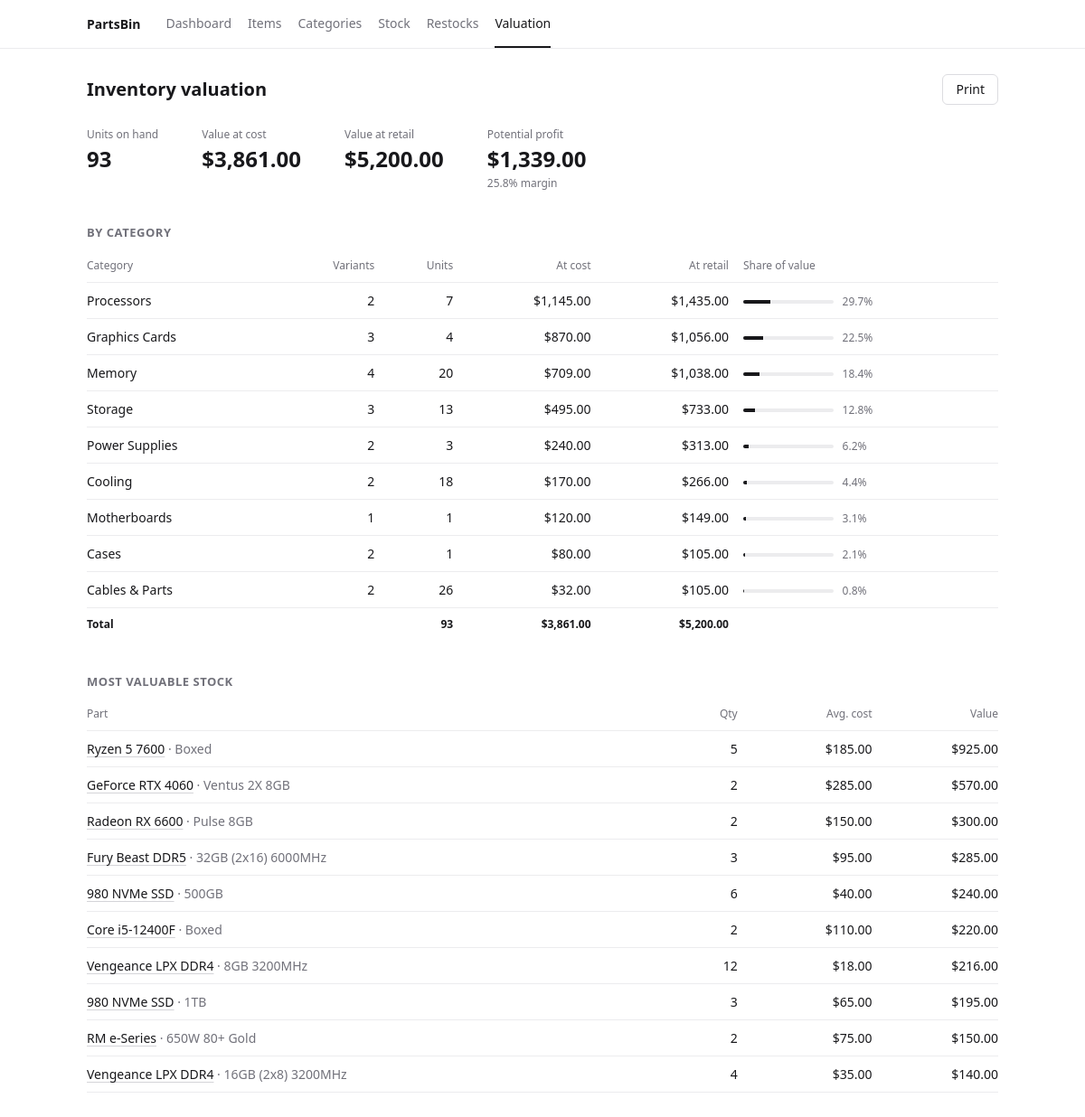
The app's page /valuation.php with its own data.
### tables this page shows
CREATE TABLE variants (
            id            INTEGER PRIMARY KEY AUTOINCREMENT,
            item_id       INTEGER NOT NULL REFERENCES items(id) ON DELETE CASCADE,
            label         TEXT NOT NULL,
            sku           TEXT NOT NULL DEFAULT '',
            quantity      INTEGER NOT NULL DEFAULT 0,
            unit_cost     REAL NOT NULL DEFAULT 0,
            sell_price    REAL NOT NULL DEFAULT 0,
            low_threshold INTEGER NOT NULL DEFAULT 2
        );

CREATE TABLE items (
            id          INTEGER PRIMARY KEY AUTOINCREMENT,
            category_id INTEGER REFERENCES categories(id) ON DELETE SET NULL,
            name        TEXT NOT NULL,
            brand       TEXT NOT NULL DEFAULT '',
            status      TEXT NOT NULL DEFAULT 'New',
            notes       TEXT NOT NULL DEFAULT '',
            created_at  TEXT NOT NULL
        );

### includes/functions.php (called while the page is built, shortened)
<?php
function e($value): string
{
    return htmlspecialchars((string) ($value ?? ''), ENT_QUOTES, 'UTF-8');
}
function money($amount): string
{
    return CURRENCY . number_format((float) $amount, 2);
}

### valuation.php (the view, shortened to what this page needs)
<?php
$pdo = db();
$stmt = $pdo->query(
    "SELECT COALESCE(c.name, 'Uncategorized')           AS category,
            COUNT(v.id)                                 AS variants,
            COALESCE(SUM(v.quantity), 0)                AS units,
            COALESCE(SUM(v.quantity * v.unit_cost), 0)  AS cost_value,
            COALESCE(SUM(v.quantity * v.sell_price), 0) AS retail_value
     FROM variants v
     JOIN items i ON i.id = v.item_id
     LEFT JOIN categories c ON c.id = i.category_id
     GROUP BY c.id
     ORDER BY cost_value DESC"
);
$rows  = [];
$grand = ['units' => 0, 'cost' => 0.0, 'retail' => 0.0];
while ($row = $stmt->fetch()) {
    $rows[] = $row;
    $grand['units']  += $row['units'];
    $grand['cost']   += $row['cost_value'];
    $grand['retail'] += $row['retail_value'];
}
$grandProfit = $grand['retail'] - $grand['cost'];
$topParts = $pdo->query(
    'SELECT v.*, i.name AS item_name, (v.quantity * v.unit_cost) AS value
     FROM variants v JOIN items i ON i.id = v.item_id
     WHERE v.quantity > 0
     ORDER BY value DESC
     LIMIT 10'
)->fetchAll();
include __DIR__ . '/includes/header.php';
?>
<div class="page-head">
    <h1>Inventory valuation</h1>
    <button class="btn no-print" onclick="window.print()">Print</button>
</div>
<section class="stats">
    <div class="stat"><span class="stat-label">Units on hand</span><span class="stat-value"><?= number_format($grand['units']) ?></span></div>
    <div class="stat"><span class="stat-label">Value at cost</span><span class="stat-value"><?= money($grand['cost']) ?></span></div>
    <div class="stat"><span class="stat-label">Value at retail</span><span class="stat-value"><?= money($grand['retail']) ?></span></div>
    <div class="stat">
        <span class="stat-label">Potential profit</span>
        <span class="stat-value"><?= money($grandProfit) ?></span>
        <span class="stat-sub"><?= $grand['retail'] > 0 ? number_format($grandProfit / $grand['retail'] * 100, 1) : '0.0' ?>% margin</span>
    </div>
</section>
<section class="card">
    <h2>By category</h2>
    <?php if (!$rows): ?>
        <p class="empty">No stock to value yet.</p>
    <?php else: ?>
        <div class="table-wrap">
            <table>
                <thead>
                <tr><th>Category</th><th class="num">Variants</th><th class="num">Units</th><th class="num">At cost</th><th class="num">At retail</th><th>Share of value</th></tr>
                </thead>
                <tbody>
                <?php foreach ($rows as $r): ?>
                    <?php $share = $grand['cost'] > 0 ? $r['cost_value'] / $grand['cost'] * 100 : 0; ?>
                    <tr>
                        <td><?= e($r['category']) ?></td>
                        <td class="num"><?= (int) $r['variants'] ?></td>
                        <td class="num"><?= (int) $r['units'] ?></td>
                        <td class="num"><?= money($r['cost_value']) ?></td>
                        <td class="num"><?= money($r['retail_value']) ?></td>
                        <td>
                            <div class="bar"><span style="width: <?= round($share, 1) ?>%"></span></div>
                            <span class="muted small"><?= number_format($share, 1) ?>%</span>
                        </td>
                    </tr>
                <?php endforeach; ?>
                </tbody>
                <tfoot>
                <tr>
                    <th>Total</th><th></th>
                    <th class="num"><?= number_format($grand['units']) ?></th>
                    <th class="num"><?= money($grand['cost']) ?></th>
                    <th class="num"><?= money($grand['retail']) ?></th>
                    <th></th>
                </tr>
                </tfoot>
            </table>
        </div>
    <?php endif; ?>
</section>
<section class="card">
    <h2>Most valuable stock</h2>
    <?php if (!$topParts): ?>
        <p class="empty">Nothing in stock.</p>
    <?php else: ?>
        <div class="table-wrap">
            <table>
                <thead><tr><th>Part</th><th class="num">Qty</th><th class="num">Avg. cost</th><th class="num">Value</th></tr></thead>
                <tbody>
                <?php foreach ($topParts as $p): ?>
                    <tr>
                        <td>
                            <a href="item_view.php?id=<?= (int) $p['item_id'] ?>"><?= e($p['item_name']) ?></a>
                            <span class="muted">· <?= e($p['label']) ?></span>
                        </td>
                        <td class="num"><?= (int) $p['quantity'] ?></td>
                        <td class="num"><?= money($p['unit_cost']) ?></td>
                        <td class="num"><?= money($p['value']) ?></td>
                    </tr>
                <?php endforeach; ?>
                </tbody>
            </table>
        </div>
    <?php endif; ?>
</section>
<?php include __DIR__ . '/includes/footer.php'; ?>

### assets/style.css (style rules this page uses)
:root { --text: #18181b; --muted: #71717a; --line: #ececee; --accent: #2563eb; --ok: #16a34a; --low: #d97706; --out: #dc2626; --info: #2563eb; }
* { box-sizing: border-box; }
body { margin: 0; background: #fff; color: var(--text); font: 14px/1.5 system-ui, -apple-system, "Segoe UI", Roboto, sans-serif; }
a { color: var(--text); text-decoration: underline; text-decoration-color: #d4d4d8; text-underline-offset: 3px; }
h1 { font-size: 20px; font-weight: 600; margin: 0; }
h2 { font-size: 13px; font-weight: 600; margin: 0 0 8px; color: var(--muted); text-transform: uppercase; letter-spacing: .04em; }
.muted { color: var(--muted); }
.small { font-size: 12px; }
.page-head { display: flex; justify-content: space-between; align-items: center; gap: 16px; margin-bottom: 24px; flex-wrap: wrap; }
.card { margin-bottom: 36px; }
.stats { display: flex; gap: 48px; flex-wrap: wrap; margin-bottom: 36px; }
.stat { display: flex; flex-direction: column; }
.stat-label { font-size: 12px; color: var(--muted); }
.stat-value { font-size: 24px; font-weight: 600; font-variant-numeric: tabular-nums; }
.stat-sub { font-size: 12px; color: var(--muted); }
.table-wrap { overflow-x: auto; }
table { width: 100%; border-collapse: collapse; }
th, td { padding: 9px 8px; border-bottom: 1px solid var(--line); text-align: left; vertical-align: middle; }
th:first-child, td:first-child { padding-left: 0; }
th:last-child, td:last-child { padding-right: 0; }
th { font-size: 12px; font-weight: 500; color: var(--muted); }
tfoot th { color: var(--text); font-weight: 600; border-bottom: none; }
.num { text-align: right; font-variant-numeric: tabular-nums; }
.btn { display: inline-block; padding: 7px 14px; border-radius: 6px; cursor: pointer; border: 1px solid #dcdce0; background: #fff; color: var(--text); font: inherit; line-height: 1.3; text-decoration: none; }
.bar { display: inline-block; width: 100px; height: 4px; background: var(--line); border-radius: 2px; overflow: hidden; vertical-align: middle; margin-right: 6px; }
.bar span { display: block; height: 100%; background: var(--text); }

### records on screen
variants: item.name "Ryzen 5 7600", label "Boxed", quantity "5", unit_cost "$185.00", value "$925.00"
variants: item.name "GeForce RTX 4060", label "Ventus 2X 8GB", quantity "2", unit_cost "$285.00", value "$570.00"
variants: item.name "Radeon RX 6600", label "Pulse 8GB", quantity "2", unit_cost "$150.00", value "$300.00"
variants: item.name "Fury Beast DDR5", label "32GB (2x16) 6000MHz", quantity "3", unit_cost "$95.00", value "$285.00"
variants: item.name "980 NVMe SSD", label "500GB", quantity "6", unit_cost "$40.00", value "$240.00"
variants: item.name "Core i5-12400F", label "Boxed", quantity "2", unit_cost "$110.00", value "$220.00"
variants: item.name "Vengeance LPX DDR4", label "8GB 3200MHz", quantity "12", unit_cost "$18.00", value "$216.00"
variants: item.name "980 NVMe SSD", label "1TB", quantity "3", unit_cost "$65.00", value "$195.00"
variants: item.name "RM e-Series", label "650W 80+ Gold", quantity "2", unit_cost "$75.00", value "$150.00"
variants: item.name "Vengeance LPX DDR4", label "16GB (2x8) 3200MHz", quantity "4", unit_cost "$35.00", value "$140.00"

### other values on screen
APP_NAME "PartsBin"
$label "Dashboard"
$label "Items"
$label "Categories"
$label "Stock"
$label "Restocks"
$label "Valuation"
$grand['units'] "93"
money($grand['cost']) "$3,861.00"
money($grand['retail']) "$5,200.00"
money($grandProfit) "$1,339.00"
$grandProfit / $grand['retail'] * 100 "25.8"
$r['category'] "Processors"
$r['variants'] "2"
$r['units'] "7"
